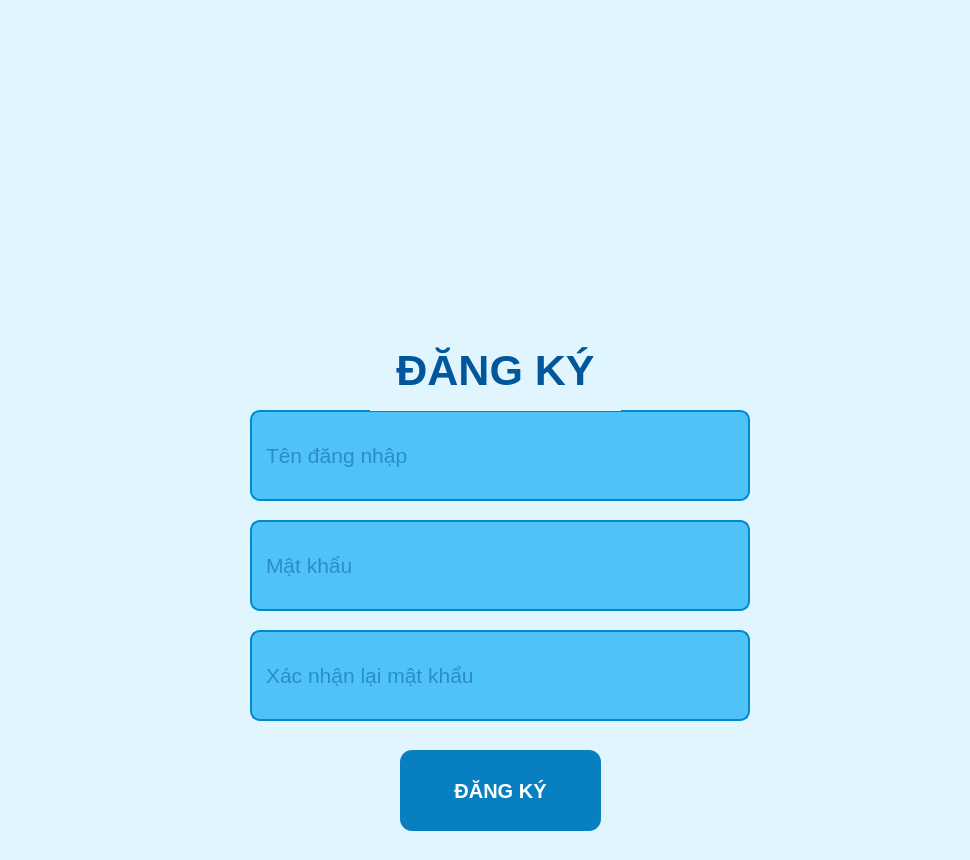
<?xml version="1.0" encoding="UTF-8"?>
<ui version="4.0">
 <class>MainWindow</class>
 <widget class="QMainWindow" name="MainWindow">
  <property name="geometry">
   <rect>
    <x>0</x>
    <y>0</y>
    <width>970</width>
    <height>860</height>
   </rect>
  </property>
  <property name="windowTitle">
   <string>MainWindow</string>
  </property>
  <property name="styleSheet">
   <string notr="true">background-color: #E1F5FE;</string>
  </property>
  <widget class="QWidget" name="centralwidget">
   <widget class="QLabel" name="lblLogo">
    <property name="geometry">
     <rect>
      <x>310</x>
      <y>10</y>
      <width>381</width>
      <height>311</height>
     </rect>
    </property>
    <property name="layoutDirection">
     <enum>Qt::LeftToRight</enum>
    </property>
    <property name="text">
     <string/>
    </property>
    <property name="pixmap">
     <pixmap>../../OneDrive/Pictures/Screenshots/Ảnh chụp màn hình 2026-10-24 141744.png</pixmap>
    </property>
    <property name="scaledContents">
     <bool>true</bool>
    </property>
    <property name="alignment">
     <set>Qt::AlignCenter</set>
    </property>
   </widget>
   <widget class="QLineEdit" name="txtUsername">
    <property name="geometry">
     <rect>
      <x>250</x>
      <y>410</y>
      <width>500</width>
      <height>91</height>
     </rect>
    </property>
    <property name="styleSheet">
     <string notr="true">background-color: #4FC3F7; border: 2px solid #0288D1; border-radius: 10px; padding: 8px 12px; font-size: 16pt; color: #01579B;</string>
    </property>
    <property name="alignment">
     <set>Qt::AlignLeading|Qt::AlignLeft|Qt::AlignVCenter</set>
    </property>
    <property name="placeholderText">
     <string>Tên đăng nhập</string>
    </property>
   </widget>
   <widget class="QLineEdit" name="txtPassword">
    <property name="geometry">
     <rect>
      <x>250</x>
      <y>520</y>
      <width>500</width>
      <height>91</height>
     </rect>
    </property>
    <property name="styleSheet">
     <string notr="true">background-color: #4FC3F7; border: 2px solid #0288D1; border-radius: 10px; padding: 8px 12px; font-size: 16pt; color: #01579B;</string>
    </property>
    <property name="echoMode">
     <enum>QLineEdit::Password</enum>
    </property>
    <property name="placeholderText">
     <string>Mật khẩu</string>
    </property>
   </widget>
   <widget class="QLineEdit" name="txtConfirm">
    <property name="geometry">
     <rect>
      <x>250</x>
      <y>630</y>
      <width>500</width>
      <height>91</height>
     </rect>
    </property>
    <property name="styleSheet">
     <string notr="true">background-color: #4FC3F7; border: 2px solid #0288D1; border-radius: 10px; padding: 8px 12px; font-size: 16pt; color: #01579B;</string>
    </property>
    <property name="echoMode">
     <enum>QLineEdit::Password</enum>
    </property>
    <property name="placeholderText">
     <string>Xác nhận lại mật khẩu</string>
    </property>
   </widget>
   <widget class="QLabel" name="lblTitle">
    <property name="geometry">
     <rect>
      <x>370</x>
      <y>330</y>
      <width>251</width>
      <height>81</height>
     </rect>
    </property>
    <property name="styleSheet">
     <string notr="true">color: #01579B; font-size: 32pt; font-weight: bold;</string>
    </property>
    <property name="text">
     <string>ĐĂNG KÝ</string>
    </property>
    <property name="alignment">
     <set>Qt::AlignCenter</set>
    </property>
   </widget>
   <widget class="QPushButton" name="btnBack">
    <property name="geometry">
     <rect>
      <x>40</x>
      <y>40</y>
      <width>261</width>
      <height>141</height>
     </rect>
    </property>
    <property name="cursor">
     <cursorShape>ArrowCursor</cursorShape>
    </property>
    <property name="styleSheet">
     <string notr="true">QPushButton#btnBack {
    border: none;
    background-color: transparent;
    image: url(&quot;C:/Users/84933/PycharmProjects/HANGMAN/mui_ten.png&quot;);
}</string>
    </property>
    <property name="text">
     <string/>
    </property>
   </widget>
   <widget class="QPushButton" name="btnRegister">
    <property name="geometry">
     <rect>
      <x>400</x>
      <y>750</y>
      <width>201</width>
      <height>81</height>
     </rect>
    </property>
    <property name="styleSheet">
     <string notr="true">QPushButton#btnRegister {
    background-color: #087FC1;
    color: white;
    border: none;
    border-radius: 12px;
    font-size: 20px;
    font-weight: bold;
    padding: 12px;
}

QPushButton#btnRegister:hover {
    background-color: #05649A;
}

QPushButton#btnRegister:pressed {
    background-color: #034D78;
}</string>
    </property>
    <property name="text">
     <string>ĐĂNG KÝ</string>
    </property>
   </widget>
  </widget>
  <widget class="QStatusBar" name="statusbar"/>
 </widget>
 <resources/>
 <connections/>
</ui>
